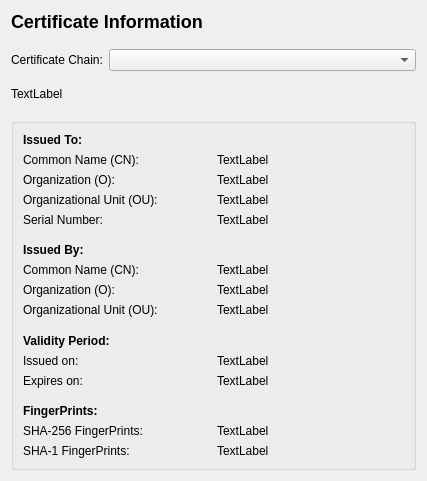
<?xml version="1.0" encoding="UTF-8"?>
<ui version="4.0">
 <class>SslInfo</class>
 <widget class="QWidget" name="SslInfo">
  <property name="geometry">
   <rect>
    <x>0</x>
    <y>0</y>
    <width>427</width>
    <height>481</height>
   </rect>
  </property>
  <property name="windowTitle">
   <string>Form</string>
  </property>
  <layout class="QVBoxLayout" name="verticalLayout_2">
   <item>
    <widget class="QLabel" name="label">
     <property name="sizePolicy">
      <sizepolicy hsizetype="Preferred" vsizetype="Minimum">
       <horstretch>0</horstretch>
       <verstretch>0</verstretch>
      </sizepolicy>
     </property>
     <property name="text">
      <string>&lt;h2&gt;Certificate Information&lt;/h2&gt;</string>
     </property>
    </widget>
   </item>
   <item>
    <spacer name="verticalSpacer_6">
     <property name="orientation">
      <enum>Qt::Vertical</enum>
     </property>
     <property name="sizeHint" stdset="0">
      <size>
       <width>20</width>
       <height>40</height>
      </size>
     </property>
    </spacer>
   </item>
   <item>
    <layout class="QHBoxLayout" name="horizontalLayout">
     <item>
      <widget class="QLabel" name="label_4">
       <property name="text">
        <string>Certificate Chain:</string>
       </property>
      </widget>
     </item>
     <item>
      <widget class="QComboBox" name="comboBox">
       <property name="sizePolicy">
        <sizepolicy hsizetype="Expanding" vsizetype="Fixed">
         <horstretch>0</horstretch>
         <verstretch>0</verstretch>
        </sizepolicy>
       </property>
      </widget>
     </item>
    </layout>
   </item>
   <item>
    <spacer name="verticalSpacer_4">
     <property name="orientation">
      <enum>Qt::Vertical</enum>
     </property>
     <property name="sizeHint" stdset="0">
      <size>
       <width>20</width>
       <height>40</height>
      </size>
     </property>
    </spacer>
   </item>
   <item>
    <widget class="QLabel" name="certInfoLabel">
     <property name="text">
      <string>TextLabel</string>
     </property>
    </widget>
   </item>
   <item>
    <spacer name="verticalSpacer_5">
     <property name="orientation">
      <enum>Qt::Vertical</enum>
     </property>
     <property name="sizeHint" stdset="0">
      <size>
       <width>20</width>
       <height>40</height>
      </size>
     </property>
    </spacer>
   </item>
   <item>
    <widget class="QGroupBox" name="groupBox">
     <property name="title">
      <string/>
     </property>
     <layout class="QVBoxLayout" name="verticalLayout">
      <item>
       <widget class="QLabel" name="label_20">
        <property name="text">
         <string>&lt;h4&gt;Issued To:&lt;/h4&gt;</string>
        </property>
       </widget>
      </item>
      <item>
       <layout class="QGridLayout" name="gridLayout">
        <item row="0" column="0">
         <widget class="QLabel" name="label_6">
          <property name="text">
           <string>Common Name (CN):</string>
          </property>
         </widget>
        </item>
        <item row="0" column="1">
         <widget class="QLabel" name="subjectCN">
          <property name="text">
           <string>TextLabel</string>
          </property>
         </widget>
        </item>
        <item row="1" column="0">
         <widget class="QLabel" name="label_8">
          <property name="text">
           <string>Organization (O):</string>
          </property>
         </widget>
        </item>
        <item row="1" column="1">
         <widget class="QLabel" name="subjectO">
          <property name="text">
           <string>TextLabel</string>
          </property>
         </widget>
        </item>
        <item row="2" column="0">
         <widget class="QLabel" name="label_2">
          <property name="text">
           <string>Organizational Unit (OU):</string>
          </property>
         </widget>
        </item>
        <item row="2" column="1">
         <widget class="QLabel" name="subjectOU">
          <property name="text">
           <string>TextLabel</string>
          </property>
         </widget>
        </item>
        <item row="3" column="0">
         <widget class="QLabel" name="label_3">
          <property name="text">
           <string>Serial Number:</string>
          </property>
         </widget>
        </item>
        <item row="3" column="1">
         <widget class="QLabel" name="subjectSN">
          <property name="text">
           <string>TextLabel</string>
          </property>
         </widget>
        </item>
       </layout>
      </item>
      <item>
       <spacer name="verticalSpacer">
        <property name="orientation">
         <enum>Qt::Vertical</enum>
        </property>
        <property name="sizeHint" stdset="0">
         <size>
          <width>20</width>
          <height>20</height>
         </size>
        </property>
       </spacer>
      </item>
      <item>
       <widget class="QLabel" name="label_21">
        <property name="text">
         <string>&lt;h4&gt;Issued By:&lt;/h4&gt;</string>
        </property>
       </widget>
      </item>
      <item>
       <layout class="QGridLayout" name="gridLayout_2">
        <item row="0" column="0">
         <widget class="QLabel" name="label_10">
          <property name="text">
           <string>Common Name (CN):</string>
          </property>
         </widget>
        </item>
        <item row="0" column="1">
         <widget class="QLabel" name="issuerCN">
          <property name="text">
           <string>TextLabel</string>
          </property>
         </widget>
        </item>
        <item row="1" column="0">
         <widget class="QLabel" name="label_12">
          <property name="text">
           <string>Organization (O):</string>
          </property>
         </widget>
        </item>
        <item row="2" column="0">
         <widget class="QLabel" name="label_16">
          <property name="text">
           <string>Organizational Unit (OU):</string>
          </property>
         </widget>
        </item>
        <item row="2" column="1">
         <widget class="QLabel" name="issuerOU">
          <property name="text">
           <string>TextLabel</string>
          </property>
         </widget>
        </item>
        <item row="1" column="1">
         <widget class="QLabel" name="issuerO">
          <property name="text">
           <string>TextLabel</string>
          </property>
         </widget>
        </item>
       </layout>
      </item>
      <item>
       <spacer name="verticalSpacer_2">
        <property name="orientation">
         <enum>Qt::Vertical</enum>
        </property>
        <property name="sizeHint" stdset="0">
         <size>
          <width>20</width>
          <height>20</height>
         </size>
        </property>
       </spacer>
      </item>
      <item>
       <widget class="QLabel" name="label_22">
        <property name="text">
         <string>&lt;h4&gt;Validity Period:&lt;/h4&gt;</string>
        </property>
       </widget>
      </item>
      <item>
       <layout class="QGridLayout" name="gridLayout_3">
        <item row="0" column="0">
         <widget class="QLabel" name="label_14">
          <property name="text">
           <string>Issued on:</string>
          </property>
         </widget>
        </item>
        <item row="0" column="1">
         <widget class="QLabel" name="issuedOn">
          <property name="text">
           <string>TextLabel</string>
          </property>
         </widget>
        </item>
        <item row="1" column="0">
         <widget class="QLabel" name="label_18">
          <property name="text">
           <string>Expires on:</string>
          </property>
         </widget>
        </item>
        <item row="1" column="1">
         <widget class="QLabel" name="expiresOn">
          <property name="text">
           <string>TextLabel</string>
          </property>
         </widget>
        </item>
       </layout>
      </item>
      <item>
       <spacer name="verticalSpacer_3">
        <property name="orientation">
         <enum>Qt::Vertical</enum>
        </property>
        <property name="sizeHint" stdset="0">
         <size>
          <width>20</width>
          <height>20</height>
         </size>
        </property>
       </spacer>
      </item>
      <item>
       <widget class="QLabel" name="label_23">
        <property name="text">
         <string>&lt;h4&gt;FingerPrints:&lt;/h4&gt;</string>
        </property>
       </widget>
      </item>
      <item>
       <layout class="QGridLayout" name="gridLayout_5">
        <item row="0" column="0">
         <widget class="QLabel" name="label_36">
          <property name="text">
           <string>SHA-256 FingerPrints:</string>
          </property>
         </widget>
        </item>
        <item row="0" column="1">
         <widget class="QLabel" name="sha256">
          <property name="text">
           <string>TextLabel</string>
          </property>
         </widget>
        </item>
        <item row="1" column="0">
         <widget class="QLabel" name="label_38">
          <property name="text">
           <string>SHA-1 FingerPrints:</string>
          </property>
         </widget>
        </item>
        <item row="1" column="1">
         <widget class="QLabel" name="sha1">
          <property name="text">
           <string>TextLabel</string>
          </property>
         </widget>
        </item>
       </layout>
      </item>
     </layout>
    </widget>
   </item>
  </layout>
 </widget>
 <resources/>
 <connections/>
</ui>
